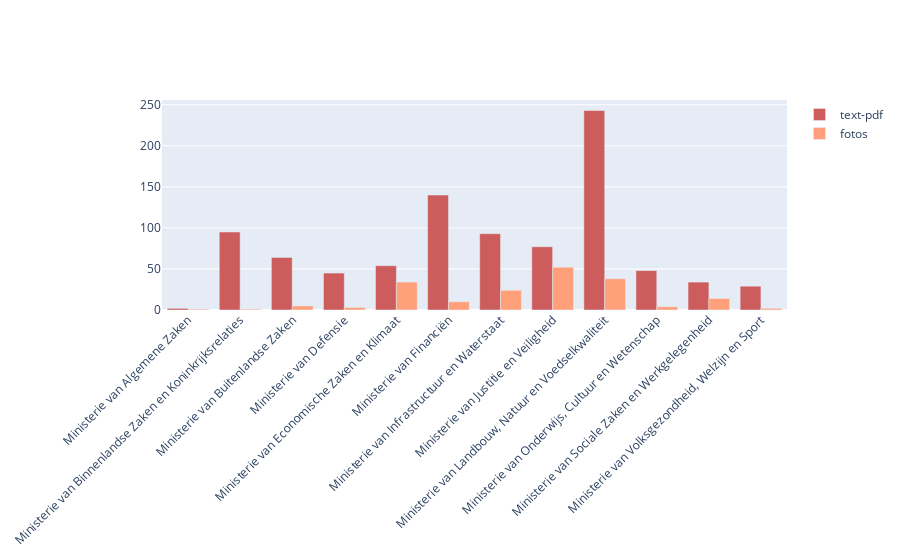

Source (notebook cell):
### Code cell
import plotly.graph_objects as go

ver = result.verantwoordelijke.values

fig = go.Figure()
fig.add_trace(go.Bar(
    x=ver,
    y=result2.pdf,
    name='text-pdf',
    marker_color='indianred'
))
fig.add_trace(go.Bar(
    x=ver,
    y=result2.image,
    name='fotos',
    marker_color='lightsalmon'
))

# Here we modify the tickangle of the xaxis, resulting in rotated labels.
fig.update_layout(barmode='group', xaxis_tickangle=-45)
fig.show()

### Figure 1 — Plotly figure (JSON) as saved in the notebook; plotly's stock layout.template omitted (floating-point values rounded to 4 significant figures)
{"data": [{"marker": {"color": "indianred"}, "name": "text-pdf", "type": "bar", "x": ["Ministerie van Algemene Zaken", "Ministerie van Binnenlandse Zaken en Koninkrijksrelaties", "Ministerie van Buitenlandse Zaken", "Ministerie van Defensie", "Ministerie van Economische Zaken en Klimaat", "Ministerie van Financiën", "Ministerie van Infrastructuur en Waterstaat", "Ministerie van Justitie en Veiligheid", "Ministerie van Landbouw, Natuur en Voedselkwaliteit", "Ministerie van Onderwijs, Cultuur en Wetenschap", "Ministerie van Sociale Zaken en Werkgelegenheid", "Ministerie van Volksgezondheid, Welzijn en Sport", "Ministerie van Algemene Zaken", "Ministerie van Binnenlandse Zaken en Koninkrijksrelaties", "Ministerie van Buitenlandse Zaken", "Ministerie van Defensie", "Ministerie van Economische Zaken en Klimaat", "Ministerie van Financiën", "Ministerie van Infrastructuur en Waterstaat", "Ministerie van Justitie en Veiligheid", "Ministerie van Landbouw, Natuur en Voedselkwaliteit", "Ministerie van Onderwijs, Cultuur en Wetenschap", "Ministerie van Sociale Zaken en Werkgelegenheid", "Ministerie van Volksgezondheid, Welzijn en Sport", "Ministerie van Algemene Zaken", "Ministerie van Binnenlandse Zaken en Koninkrijksrelaties", "Ministerie van Buitenlandse Zaken", "Ministerie van Defensie", "Ministerie van Economische Zaken en Klimaat", "Ministerie van Financiën", "Ministerie van Infrastructuur en Waterstaat", "Ministerie van Justitie en Veiligheid", "Ministerie van Landbouw, Natuur en Voedselkwaliteit", "Ministerie van Onderwijs, Cultuur en Wetenschap", "Ministerie van Sociale Zaken en Werkgelegenheid", "Ministerie van Volksgezondheid, Welzijn en Sport", "Ministerie van Algemene Zaken", "Ministerie van Binnenlandse Zaken en Koninkrijksrelaties", "Ministerie van Buitenlandse Zaken", "Ministerie van Defensie", "Ministerie van Economische Zaken en Klimaat", "Ministerie van Financiën", "Ministerie van Infrastructuur en Waterstaat", "Ministerie van Justitie en Veiligheid", "Ministerie van Landbouw, Natuur en Voedselkwaliteit", "Ministerie van Onderwijs, Cultuur en Wetenschap", "Ministerie van Sociale Zaken en Werkgelegenheid", "Ministerie van Volksgezondheid, Welzijn en Sport", "Ministerie van Algemene Zaken", "Ministerie van Binnenlandse Zaken en Koninkrijksrelaties", "Ministerie van Buitenlandse Zaken", "Ministerie van Defensie", "Ministerie van Economische Zaken en Klimaat", "Ministerie van Financiën", "Ministerie van Infrastructuur en Waterstaat", "Ministerie van Justitie en Veiligheid", "Ministerie van Landbouw, Natuur en Voedselkwaliteit", "Ministerie van Onderwijs, Cultuur en Wetenschap", "Ministerie van Sociale Zaken en Werkgelegenheid", "Ministerie van Volksgezondheid, Welzijn en Sport"], "y": [2, 95, 64, 45, 54, 140, 93, 77, 243, 48, 34, 29]}, {"marker": {"color": "lightsalmon"}, "name": "fotos", "type": "bar", "x": ["Ministerie van Algemene Zaken", "Ministerie van Binnenlandse Zaken en Koninkrijksrelaties", "Ministerie van Buitenlandse Zaken", "Ministerie van Defensie", "Ministerie van Economische Zaken en Klimaat", "Ministerie van Financiën", "Ministerie van Infrastructuur en Waterstaat", "Ministerie van Justitie en Veiligheid", "Ministerie van Landbouw, Natuur en Voedselkwaliteit", "Ministerie van Onderwijs, Cultuur en Wetenschap", "Ministerie van Sociale Zaken en Werkgelegenheid", "Ministerie van Volksgezondheid, Welzijn en Sport", "Ministerie van Algemene Zaken", "Ministerie van Binnenlandse Zaken en Koninkrijksrelaties", "Ministerie van Buitenlandse Zaken", "Ministerie van Defensie", "Ministerie van Economische Zaken en Klimaat", "Ministerie van Financiën", "Ministerie van Infrastructuur en Waterstaat", "Ministerie van Justitie en Veiligheid", "Ministerie van Landbouw, Natuur en Voedselkwaliteit", "Ministerie van Onderwijs, Cultuur en Wetenschap", "Ministerie van Sociale Zaken en Werkgelegenheid", "Ministerie van Volksgezondheid, Welzijn en Sport", "Ministerie van Algemene Zaken", "Ministerie van Binnenlandse Zaken en Koninkrijksrelaties", "Ministerie van Buitenlandse Zaken", "Ministerie van Defensie", "Ministerie van Economische Zaken en Klimaat", "Ministerie van Financiën", "Ministerie van Infrastructuur en Waterstaat", "Ministerie van Justitie en Veiligheid", "Ministerie van Landbouw, Natuur en Voedselkwaliteit", "Ministerie van Onderwijs, Cultuur en Wetenschap", "Ministerie van Sociale Zaken en Werkgelegenheid", "Ministerie van Volksgezondheid, Welzijn en Sport", "Ministerie van Algemene Zaken", "Ministerie van Binnenlandse Zaken en Koninkrijksrelaties", "Ministerie van Buitenlandse Zaken", "Ministerie van Defensie", "Ministerie van Economische Zaken en Klimaat", "Ministerie van Financiën", "Ministerie van Infrastructuur en Waterstaat", "Ministerie van Justitie en Veiligheid", "Ministerie van Landbouw, Natuur en Voedselkwaliteit", "Ministerie van Onderwijs, Cultuur en Wetenschap", "Ministerie van Sociale Zaken en Werkgelegenheid", "Ministerie van Volksgezondheid, Welzijn en Sport", "Ministerie van Algemene Zaken", "Ministerie van Binnenlandse Zaken en Koninkrijksrelaties", "Ministerie van Buitenlandse Zaken", "Ministerie van Defensie", "Ministerie van Economische Zaken en Klimaat", "Ministerie van Financiën", "Ministerie van Infrastructuur en Waterstaat", "Ministerie van Justitie en Veiligheid", "Ministerie van Landbouw, Natuur en Voedselkwaliteit", "Ministerie van Onderwijs, Cultuur en Wetenschap", "Ministerie van Sociale Zaken en Werkgelegenheid", "Ministerie van Volksgezondheid, Welzijn en Sport"], "y": [1, 1, 5, 3, 34, 10, 24, 52, 38, 4, 14, 2]}], "layout": {"barmode": "group", "xaxis": {"tickangle": -45}}}
